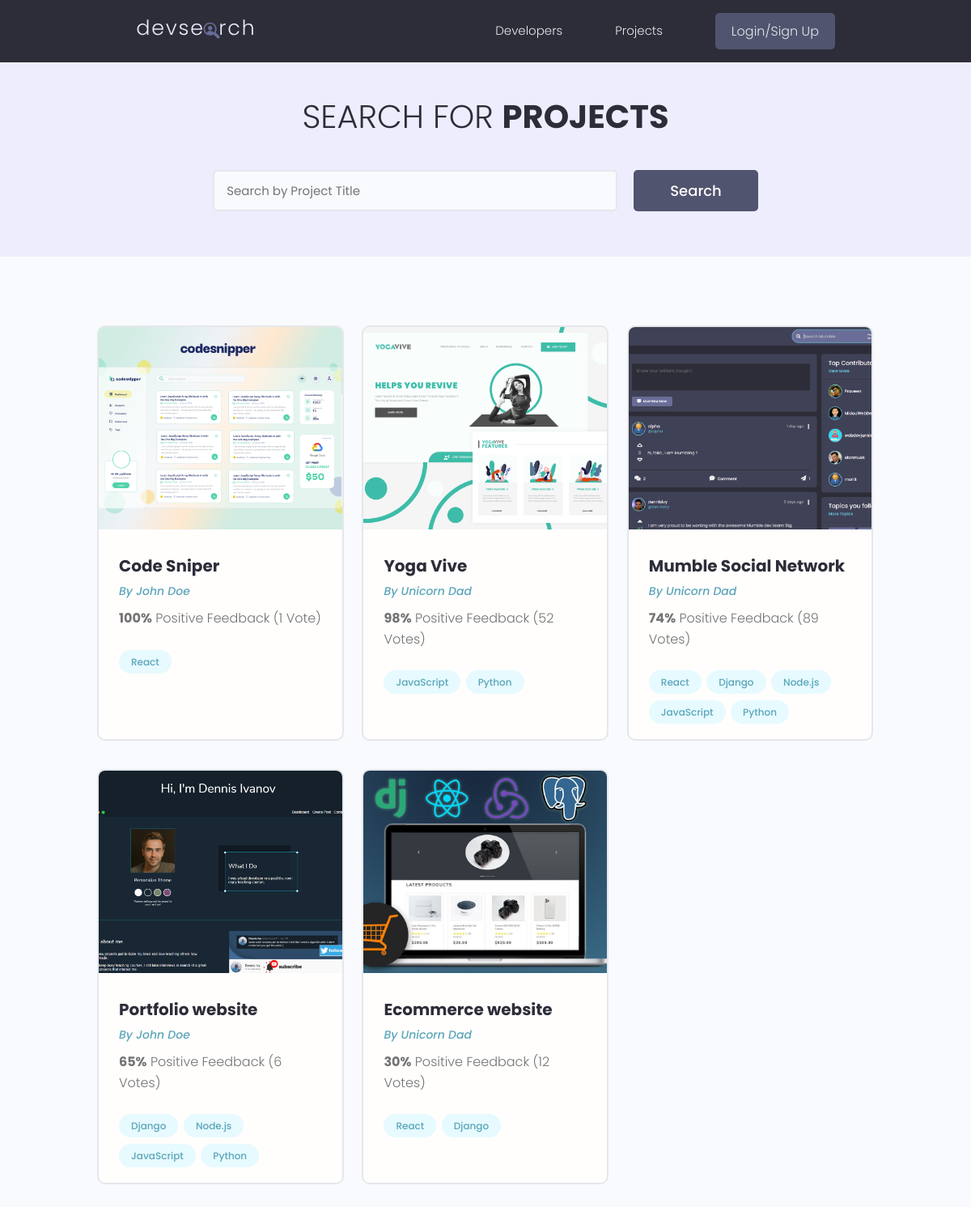
Before: /projects/?page=2 with the older database file.
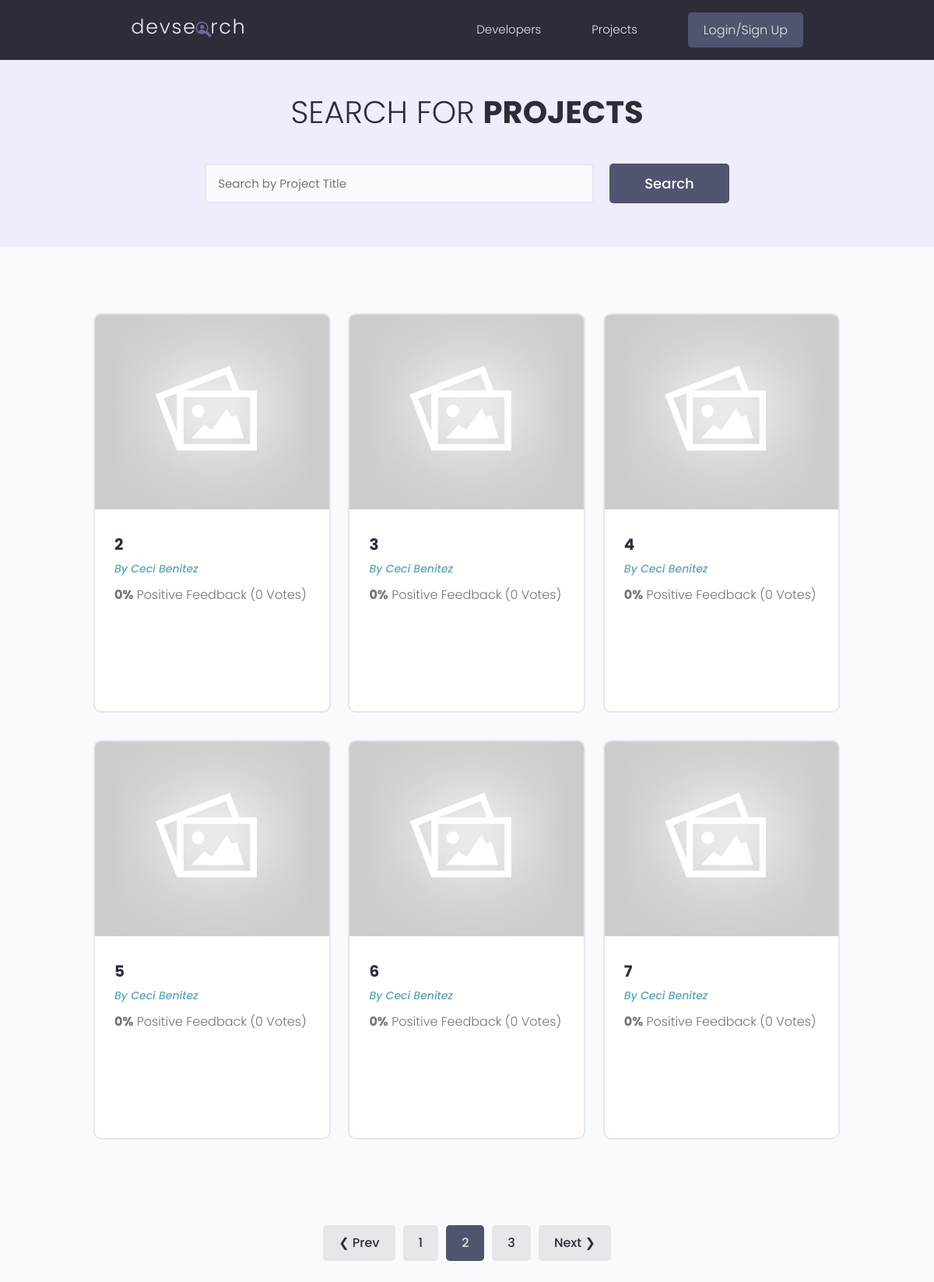
After: the same page with the newer database file.
### projects/models.py (models this page shows, shortened)
class Project(models.Model):
    owner = models.ForeignKey(Profile, null=True, blank=True, on_delete=models.SET_NULL)
    title = models.CharField(max_length=200)
    description = models.TextField(null=True, blank=True)
    featured_image = models.ImageField(null=True, blank=True, default="default.jpg")
    demo_link = models.CharField(max_length=2000, null=True, blank=True)
    source_link = models.CharField(max_length=2000, null=True, blank=True)
    tags = models.ManyToManyField("Tag", blank=True)
    vote_total = models.IntegerField(default=0, null=True, blank=True)
    vote_ratio = models.IntegerField(default=0, null=True, blank=True)
    created = models.DateTimeField(auto_now_add=True)
    id = models.UUIDField(default=uuid.uuid4, unique=True, primary_key=True, editable=False)
    class Meta:
        ordering = ["-vote_ratio", "-vote_total", "title"]

class Tag(models.Model):
    name = models.CharField(max_length=200)
    created = models.DateTimeField(auto_now_add=True)
    id = models.UUIDField(default=uuid.uuid4, unique=True, primary_key=True, editable=False)
    def __str__(self):
        return self.name

### users/models.py (models this page shows, shortened)
class Profile(models.Model):
    user = models.OneToOneField(User, on_delete=models.CASCADE, null=True, blank=True)
    name = models.CharField(max_length=200, null=True, blank=True)
    email = models.EmailField(max_length=500, null=True, blank=True)
    username = models.CharField(max_length=200, null=True, blank=True)
    location = models.CharField(max_length=200, null=True, blank=True)
    short_intro = models.CharField(max_length=200, null=True, blank=True)
    bio = models.TextField(null=True, blank=True)
    profile_image = models.ImageField(null=True, blank=True, upload_to="profiles/", default="profiles/user-default.png")
    social_github = models.CharField(max_length=200, null=True, blank=True)
    social_twitter = models.CharField(max_length=200, null=True, blank=True)
    social_linkedin = models.CharField(max_length=200, null=True, blank=True)
    social_youtube = models.CharField(max_length=200, null=True, blank=True)
    social_website = models.CharField(max_length=200, null=True, blank=True)
    created = models.DateTimeField(auto_now_add=True)
    id = models.UUIDField(default=uuid.uuid4, unique=True, primary_key=True, editable=False)

### projects/views.py (the view)
# urls.py: path('projects/', include('projects.urls')),
def projects(request):
    projects, search_query = search_projects(request)
    custom_range, projects = paginate_projects(request, projects, 6)
    context = {
        "projects": projects,
        "search_query": search_query,
        "custom_range": custom_range
    }
    return render(request, 'projects/projects.html', context)

### projects/utils.py (called while the page is built)
def paginate_projects(request, projects, results):
    page = request.GET.get("page")
    paginator = Paginator(projects, results)
    try:
        projects = paginator.page(page)
    except PageNotAnInteger:
        page = 1
        projects = paginator.page(page)
    except EmptyPage:
        page = paginator.num_pages
        projects = paginator.page(page)
    left_index = (int(page) - 4)
    if left_index < 1:
        left_index = 1
    right_index = (int(page) + 5)
    if right_index > paginator.num_pages:
        right_index = paginator.num_pages + 1
    custom_range = range(left_index, right_index)
    return custom_range, projects

def search_projects(request):
    search_query = ""
    if request.GET.get("search_query"):
        search_query = request.GET.get("search_query")
    tags = Tag.objects.filter(name__icontains=search_query)
    projects = Project.objects.distinct().filter(
        Q(title__icontains=search_query) |
        Q(description__icontains=search_query) |
        Q(owner__name__icontains=search_query) |
        Q(tags__in=tags)
    )
    return projects, search_query

### projects/templates/projects/projects.html (shortened to what this page needs)
{% extends 'main.html' %} {% block content %}
<main class="projects">
  <section class="hero-section text-center">
    <div class="container container--narrow">
      <div class="hero-section__box">
        <h2>Search for <span>Projects</span></h2>
      </div>
      <div class="hero-section__search">
        <form id="searchForm" class="form" action="{% url 'projects' %}" method="get">
          <div class="form__field">
            <input
              class="input input--text"
              id="formInput#search"
              type="text"
              name="search_query"
              placeholder="Search by Project Title"
              value="{{search_query}}"
            />
          </div>
          <input class="btn btn--sub btn--lg" type="submit" value="Search" />
        </form>
      </div>
    </div>
  </section>
  <section class="projectsList">
    <div class="container">
      <div class="grid grid--three">
        {% for project in projects %}
        <div class="column">
          <div class="card project">
            <a href="{% url 'project' project.id %}" class="project">
              <img
                class="project__thumbnail"
                src="{{ project.featured_image.url }}"
                alt="project thumbnail"
              />
              <div class="card__body">
                <h3 class="project__title">{{project.title}}</h3>
                <p>
                  <a
                    class="project__author"
                    href="{% url 'user-profile' project.owner.id %}"
                    >By {{project.owner.name}}</a
                  >
                </p>
                <p class="project--rating">
                  <span style="font-weight: bold">{{project.vote_ratio}}%</span>
                  Positive Feedback ({{project.vote_total}}
                  Vote{{project.vote_total|pluralize:"s"}})
                </p>
                <div class="project__tags">
                  {% for tag in project.tags.all %}
                  <span class="tag tag--pill tag--main">
                    <small>{{tag}}</small>
                  </span>
                  {% endfor %}
                </div>
              </div>
            </a>
          </div>
        </div>
        {% endfor %}
      </div>
    </div>
  </section>
  {% include 'pagination.html' with queryset=projects custom_range=custom_range %}
</main>
{% endblock content %}

Changed rows visible on the page:
no longer on this page (row unchanged): Project: featured_image (picture), title "Code Sniper", owner.name "John Doe", vote_ratio "100", vote_total "1"
no longer on this page (row unchanged): Tag: name "React"
no longer on this page (row unchanged): Project: featured_image (picture), title "Yoga Vive", owner.name "Unicorn Dad", vote_ratio "98", vote_total "52"
no longer on this page (row unchanged): Tag: name "JavaScript"
no longer on this page (row unchanged): Tag: name "Python"
no longer on this page (row unchanged): Project: featured_image (picture), title "Mumble Social Network", owner.name "Unicorn Dad", vote_ratio "74", vote_total "89"
no longer on this page (row unchanged): Tag: name "Django"
no longer on this page (row unchanged): Tag: name "Node.js"
no longer on this page (row unchanged): Project: featured_image (picture), title "Portfolio website", owner.name "John Doe", vote_ratio "65", vote_total "6"
no longer on this page (row unchanged): Project: featured_image (picture), title "Ecommerce website", owner.name "Unicorn Dad", vote_ratio "30", vote_total "12"
added Project: featured_image (placeholder picture), title "2", owner.name "Ceci Benitez", vote_ratio "0", vote_total "0"
added Project: featured_image (placeholder picture), title "3", owner.name "Ceci Benitez", vote_ratio "0", vote_total "0"
added Project: featured_image (placeholder picture), title "4", owner.name "Ceci Benitez", vote_ratio "0", vote_total "0"
added Project: featured_image (placeholder picture), title "5", owner.name "Ceci Benitez", vote_ratio "0", vote_total "0"
added Project: featured_image (placeholder picture), title "6", owner.name "Ceci Benitez", vote_ratio "0", vote_total "0"
added Project: featured_image (placeholder picture), title "7", owner.name "Ceci Benitez", vote_ratio "0", vote_total "0"
Other visible differences:
text now shown: "❮ Prev Next ❯"
new list line: "1"
new list line: "2"
new list line: "3"
